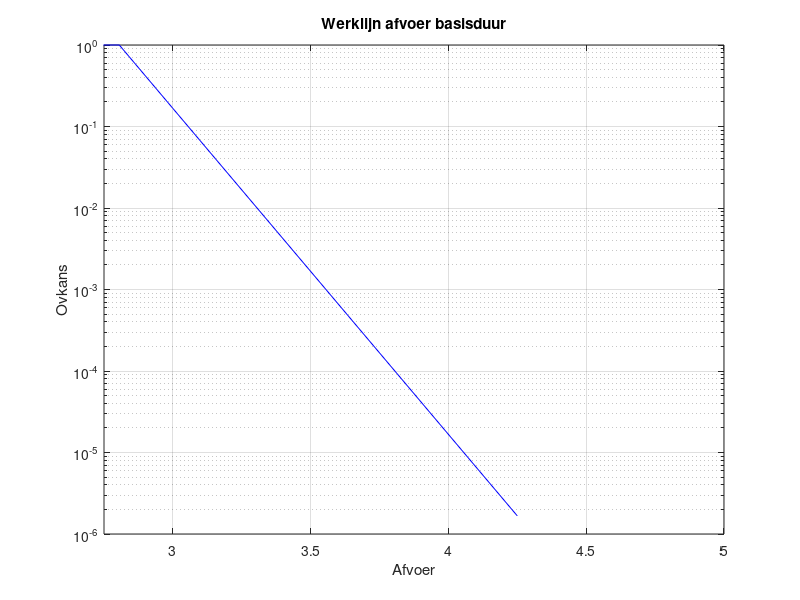
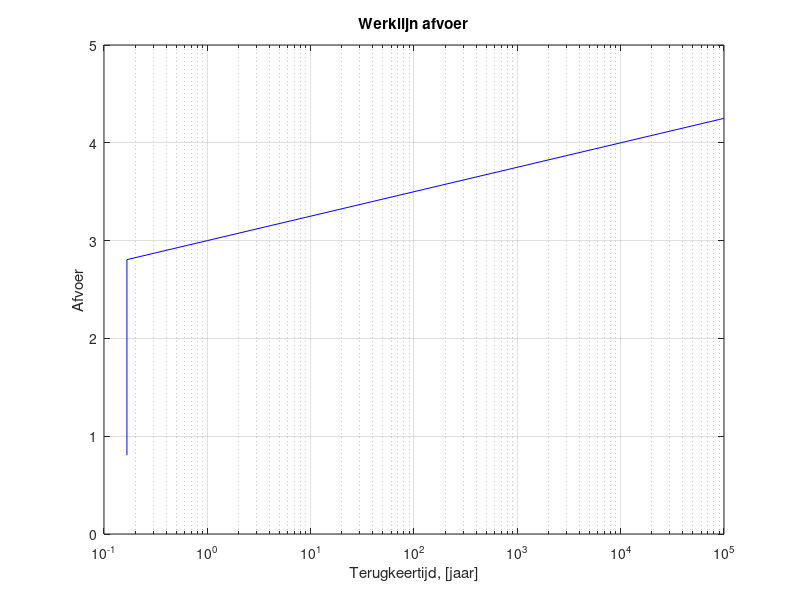
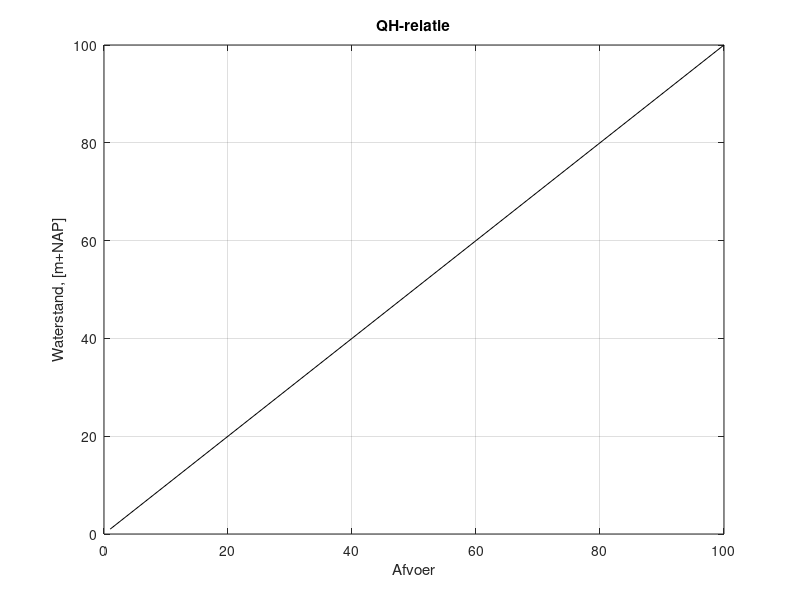
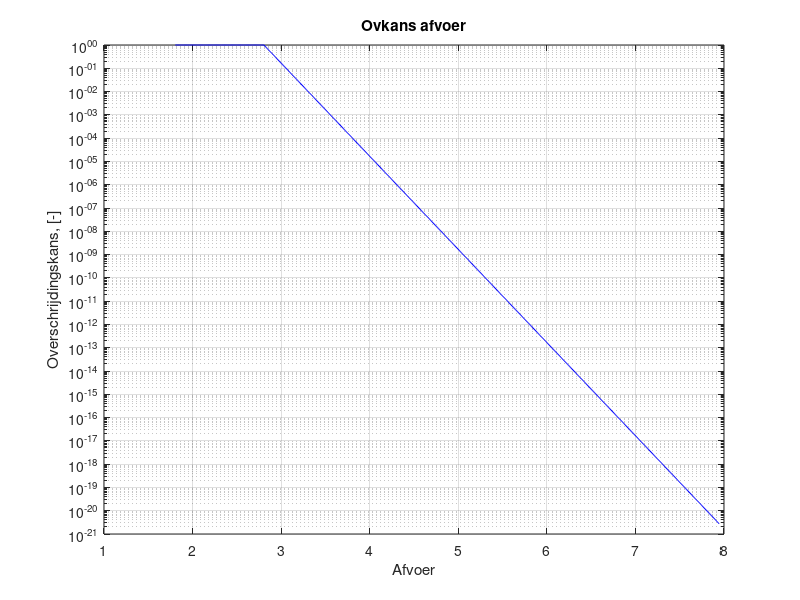

MATLAB code for these plots, in order: (Note: this script raises an error after producing the figures.)
% Script om modelonzekerheden waterstand uit te integreren.
%
% Aanname: volledige afhankelijkheid opeenvolgende blokken.
%
% Versie van het programma waarbij je een decimeringswaarde van de
% waterstand kunt invoeren.
%
% % Auteur: Chris Geerse
% % Juli 2016



%==========================================================================
% Algemene zaken
%==========================================================================

clc;
clear;
close all
addpath 'Hulproutines\' 'Invoer\';

% Voer hier de decimeringswaarde van de waterstand in:
hDec  = 0.25;    % m

% Onzekerheid waterstand, normaal verdeel met mu en sigma
hMu  = 0;        %m
hSig = 0.30;     %m

% Bepaal onzekerheid bij terugkeertijd:
Tkt         = 1000; %NB: effect is wel afhankelijk van Tkt.

%==========================================================================
% Invoerparameters.
%==========================================================================

% Ovkans afvoer in basisduur. Neem gewoon de afvoer en de waterstand gelijk
% aan elkaar.
hBegin     = 3.0;   %m+NAP
% kOvkansInv = [...
%     hBegin,        1/6               %T = 1 jaar
%     hBegin+5*hDec, 1/6*(1/100000)];  %T = 10^5 jaar

hMin = hBegin + hDec*log10(1/6);
kOvkansInv = [...
    hMin-2,        1
    hMin,          1-0.00001
    hBegin,        1/6               %T = 1 jaar
    hBegin+5*hDec, 1/6*(1/100000)];  %T = 10^5 jaar
    


% Kansen basisduur
figure
semilogy( kOvkansInv(:,1), kOvkansInv(:,2), 'b-')
hold on; grid on
title('Werklijn afvoer basisduur')
xlabel('Afvoer')
ylabel('Ovkans')
%legend('Zonder modelonzekerheid ws', 'Met modelonzekerheid ws')
xlim([hBegin - hDec,5])

% Werklijn afvoer
figure
semilogx(1./(6*kOvkansInv(:,2)), kOvkansInv(:,1), 'b-')
hold on; grid on
title('Werklijn afvoer')
xlabel('Terugkeertijd, [jaar]')
ylabel('Afvoer')
%legend('Zonder modelonzekerheid ws', 'Met modelonzekerheid ws')
xlim([0.10, 1e5])

% QH-relatie (zelfde als afvoer)
QH_relatie =[...
    1,   1
    100, 100];

figure
plot(QH_relatie(:,1),QH_relatie(:,2), 'k-')
hold on; grid on
title('QH-relatie')
xlabel('Afvoer')
ylabel('Waterstand, [m+NAP]')
%xlim([6000, 24000])





%==========================================================================
%==========================================================================
% Berekeningen
%==========================================================================
%==========================================================================

% Maak k-grid (hier gewoon in meters)
%kMin = hBegin;
kMin = hMin -1;
kSt  = 0.01;    %default 0.001
%kMax = hBegin + 30*hDec;
kMax = hBegin + 15*hDec + 4*hSig;

% Ovkansen op kGrid
kGrid = [kMin : kSt : kMax]';
kPov  = exp( interp1(kOvkansInv(:,1), log(kOvkansInv(:,2)), kGrid, 'linear', 'extrap') );

figure
semilogy(kGrid, kPov, 'b-')
hold on; grid on
title('Ovkans afvoer')
xlabel('Afvoer')
ylabel('Overschrijdingskans, [-]')



%==========================================================================
% Ovkansen waterstand zonder modelonzekerheid waterstand
%==========================================================================

% grid van waterstanden
hGrid = kGrid;

for i = 1 : length(hGrid)
    hPov(i)  = exp( interp1( kGrid, log(kPov),  bepaalQbijH( hGrid(i), QH_relatie) , 'linear', 'extrap') );
end


figure
semilogy(hGrid, hPov, 'b-')
hold on; grid on
title('Ovkans waterstand')
xlabel('Waterstand')
ylabel('Overschrijdingskans, [-]')



%==========================================================================
% Ovkansen waterstand met modelonzekerheid waterstand
%==========================================================================

% Maak y-grid voor verwerken onzekerheid waterstand
yMin  = hMu - 4*hSig;
ySt   = hSig/10;
yMax  = hMu + 4*hSig;

yGrid = [yMin : ySt : yMax]';


% Bereken integraal P_B(H>h) inclusief onzekerheid y voor ws in basisduur B.
% Doe dit op h-grid van waterstanden.

%initialisatie
PovAfvoer      = zeros(length(yGrid),1);
maximalePovAfvoer = 0;
for i = 1 : length(hGrid)
    
    PovAfvoer    = exp( interp1( kGrid, log(kPov),  bepaalQbijH( hGrid(i) - yGrid, QH_relatie) , 'linear', 'extrap') );
    PovAfvoer(PovAfvoer>=1) = 1;
    
    klassekansen = normpdf(yGrid, hMu, hSig)*ySt;
    
    % bereken integraal
    hPovOnz(i)   = klassekansen' * PovAfvoer;
    
    maximalePovAfvoer = [maximalePovAfvoer, max(PovAfvoer)];
end



% Effect onzekerheid bij terugkeertijd T:
%Tkt         = 1;
hZonderOnz  = interp1( log(hPov),    hGrid, log( (1/Tkt)/6 ), 'linear', 'extrap');
hMetOnz     = interp1( log(hPovOnz), hGrid, log( (1/Tkt)/6 ), 'linear', 'extrap');
EffectOnz   = hMetOnz - hZonderOnz;

% %==========================================================================
% % Figuren
% %==========================================================================

% 
% QH_uitgebreid(:,1) = kGrid;
% QH_uitgebreid(:,2) = interp1(QH_relatie(:,1), QH_relatie(:,2), kGrid, 'linear', 'extrap');
% 
% 
% figure
% plot(QH_uitgebreid(:,1),QH_uitgebreid(:,2), 'k-')
% hold on; grid on
% title('QH-relatie')
% xlabel('Afvoer')
% ylabel('Waterstand, [m+NAP]')
% 
% 
close all

% Kansen in basisduur
figure
semilogy(hGrid, hPov, 'b-','linewidth', 1.5)
hold on; grid on
semi.logy(hGrid, hPovOnz, 'r-','linewidth', 1.5)
%title(['Uitintegratie onzekerheid waterstand, effect = ', num2str(100*EffectOnz),' cm'])
title(['Illustratie van bepalen effect'])
xlabel('Waterstand')
ylabel('Overschrijdingskans, [-]')
legend('Zonder modelonzekerheid ws', 'Met modelonzekerheid ws')
ylim([1e-7, 10])
xlim([2.0, 5])


% Check waarop uitintegreren kansen > dan 1 kan geven

% close all

% Frequentielijnen
figure
semilogx(1./(6*hPov), hGrid, 'b-','linewidth', 1.5)
hold on; grid on
semilogx( 1./(6*hPovOnz), hGrid, 'r-','linewidth', 1.5)
title(['Uitintegratie onzekerheid waterstand, effect = ', num2str(100*EffectOnz),' cm'])
xlabel('Terugkeertijd, [jaar]')
ylabel('Waterstand')
legend('Zonder modelonzekerheid ws', 'Met modelonzekerheid ws')
xlim([1, 1e5])
ylim([3.0, 6])

%close all

disp(['Decimeringswaarde      = ', num2str(100*hDec),' cm'])
%disp(['Gemiddelde onz.heid    = ', num2str(100*hMu),'  cm'])
disp(['Standaarddev. onz.heid = ', num2str(100*hSig),' cm'])
disp(['Effect onz.heid bij T = ', num2str(Tkt), ' jaar = ', num2str(100*EffectOnz),' cm'])
  


